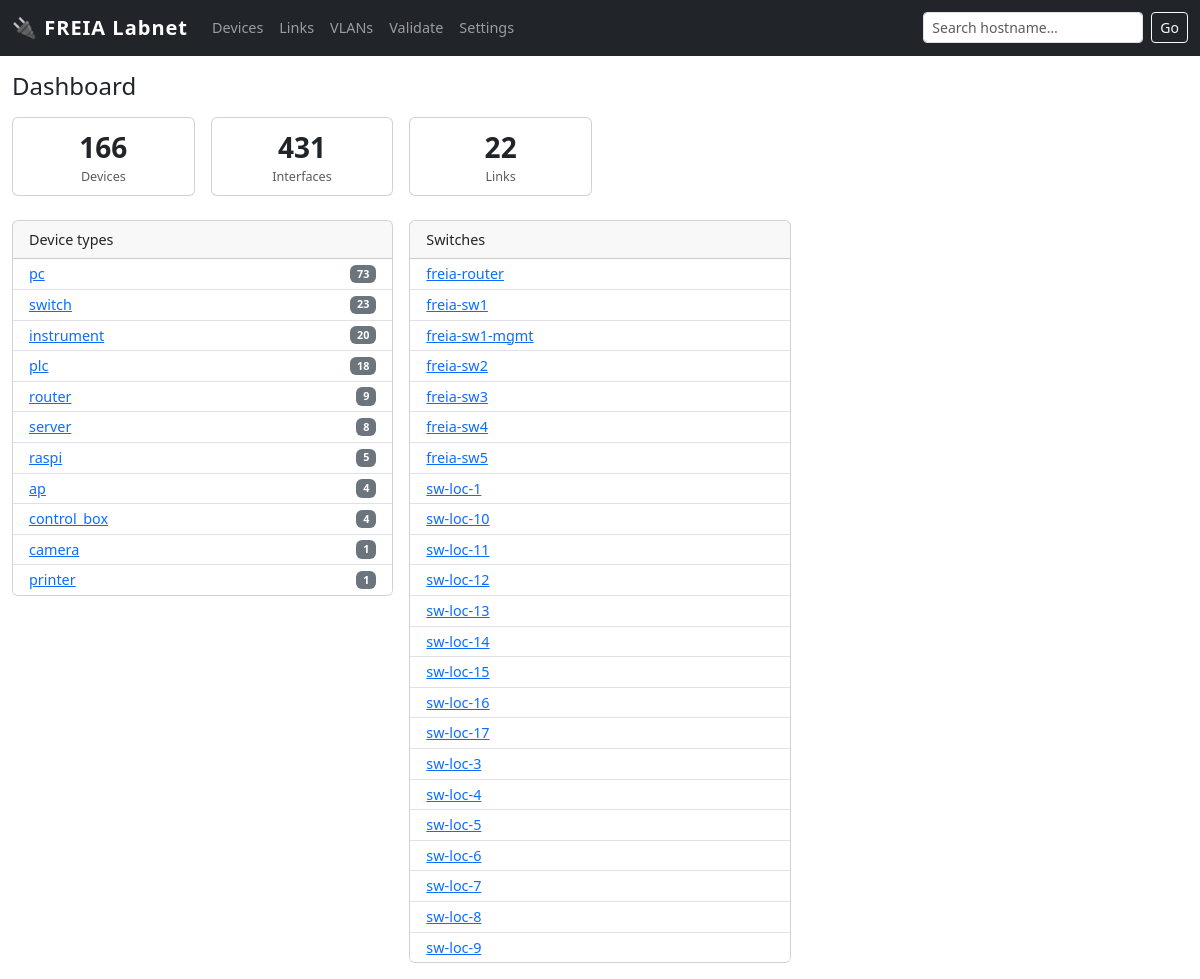
The page / on the database its author committed.
### tables this page shows
CREATE TABLE device (
    id INTEGER PRIMARY KEY,
    hostname TEXT UNIQUE,               -- 'freia-cons1', 'nuc-02', 'phy-kurte'
    kind TEXT NOT NULL CHECK(kind IN (
        'pc','server','vm','switch','router','plc','instrument',
        'raspi','control_box','panel','outlet','printer','camera','ap',
        'termination_block','interlock_box'
    )),
    vendor_model TEXT,
    os TEXT,
    serial TEXT,
    location_id INTEGER REFERENCES location(id),
    owner TEXT,
    purpose TEXT,
    status TEXT NOT NULL DEFAULT 'active' CHECK(status IN (
        'active','spare','loan','disconnected','retired','planned'
    )),
    notes TEXT
);

### app.py (the view)
@app.route('/')
def index():
    counts = {r['kind']: r['cnt'] for r in query(
        "SELECT kind, COUNT(*) as cnt FROM device GROUP BY kind ORDER BY cnt DESC")}
    totals = query(
        "SELECT COUNT(*) as devices FROM device")[0]['devices']
    ifaces  = query("SELECT COUNT(*) as n FROM iface")[0]['n']
    links   = query("SELECT COUNT(*) as n FROM link")[0]['n']
    switches = query(
        "SELECT hostname FROM device WHERE kind='switch' ORDER BY hostname")
    return render_template('index.html',
        counts=counts, totals=totals, ifaces=ifaces, links=links,
        switches=switches)

### app.py (called while the page is built)
def get_db():
    db = getattr(g, '_database', None)
    if db is None:
        db = g._database = sqlite3.connect(LABNET_PATH)
        db.row_factory = sqlite3.Row
        db.execute('PRAGMA foreign_keys = ON')
    return db

def query(sql, args=(), one=False):
    cur = get_db().execute(sql, args)
    rv = cur.fetchall()
    return (rv[0] if rv else None) if one else rv

### templates/index.html (shortened to what this page needs)
{% extends "base.html" %}
{% block content %}
<h4 class="mb-3">Dashboard</h4>
<div class="row g-3 mb-4">
  <div class="col-sm-4 col-md-2">
    <div class="card text-center">
      <div class="card-body py-2">
        <div class="fs-3 fw-bold">{{ totals }}</div>
        <div class="text-muted small">Devices</div>
      </div>
    </div>
  </div>
  <div class="col-sm-4 col-md-2">
    <div class="card text-center">
      <div class="card-body py-2">
        <div class="fs-3 fw-bold">{{ ifaces }}</div>
        <div class="text-muted small">Interfaces</div>
      </div>
    </div>
  </div>
  <div class="col-sm-4 col-md-2">
    <div class="card text-center">
      <div class="card-body py-2">
        <div class="fs-3 fw-bold">{{ links }}</div>
        <div class="text-muted small">Links</div>
      </div>
    </div>
  </div>
</div>
<div class="row g-3">
  <div class="col-md-4">
    <div class="card">
      <div class="card-header">Device types</div>
      <ul class="list-group list-group-flush">
        {% for kind, cnt in counts.items() %}
        <li class="list-group-item d-flex justify-content-between align-items-center py-1">
          <a href="/devices?kind={{ kind }}">{{ kind }}</a>
          <span class="badge bg-secondary">{{ cnt }}</span>
        </li>
        {% endfor %}
      </ul>
    </div>
  </div>
  <div class="col-md-4">
    <div class="card">
      <div class="card-header">Switches</div>
      <ul class="list-group list-group-flush">
        {% for sw in switches %}
        <li class="list-group-item py-1">
          <a href="/switch/{{ sw['hostname'] }}">{{ sw['hostname'] }}</a>
        </li>
        {% endfor %}
      </ul>
    </div>
  </div>
</div>
{% endblock %}

### templates/base.html (style rules this page uses)
body { font-size: .9rem; }

### rows shown on the page
device: hostname "freia-router"
device: hostname "freia-sw1"
device: hostname "freia-sw1-mgmt"
device: hostname "freia-sw2"
device: hostname "freia-sw3"
device: hostname "freia-sw4"
device: hostname "freia-sw5"
device: hostname "sw-loc-1"
device: hostname "sw-loc-10"
device: hostname "sw-loc-11"
device: hostname "sw-loc-12"
device: hostname "sw-loc-13"
device: hostname "sw-loc-14"
device: hostname "sw-loc-15"
device: hostname "sw-loc-16"
device: hostname "sw-loc-17"
device: hostname "sw-loc-3"
device: hostname "sw-loc-4"
device: hostname "sw-loc-5"
device: hostname "sw-loc-6"
device: hostname "sw-loc-7"
device: hostname "sw-loc-8"
device: hostname "sw-loc-9"

### other values the page prints
{{ totals }} "166"
{{ ifaces }} "431"
{{ links }} "22"
{{ kind }} "pc" "switch" "instrument" "plc" "router" "server" "raspi" "ap" "control_box" "camera" "printer"
{{ cnt }} "73" "23" "20" "18" "9" "8" "5" "4" "4" "1" "1"
